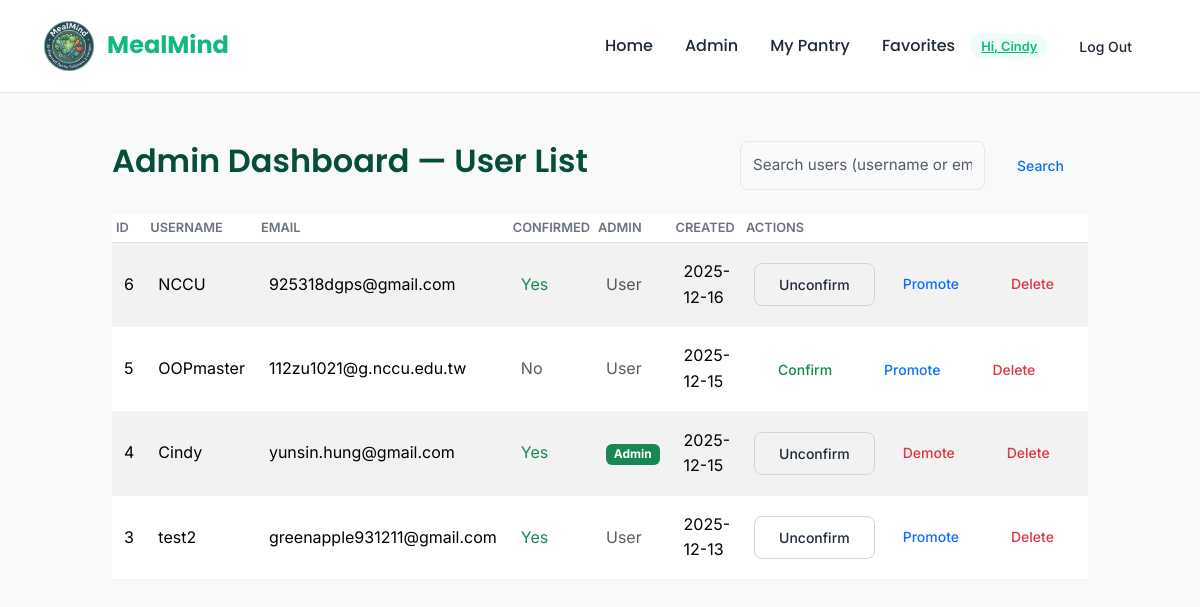
The page /admin (signed in) on the database as committed earlier.
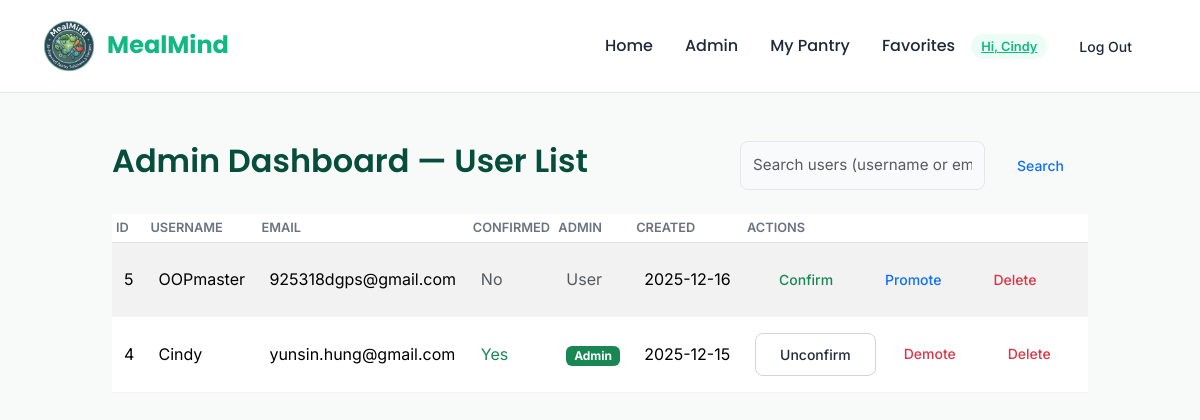
The same page on the database as committed later.
### app/models.py (models this page shows, shortened)
class User(UserMixin, db.Model):
    __tablename__ = "users"
    id = db.Column(db.Integer, primary_key=True)
    username = db.Column(db.String(150), unique=True, nullable=False)
    email = db.Column(db.String, unique=True, nullable=False)
    password = db.Column(db.String, nullable=False)
    created_on = db.Column(db.DateTime, nullable=False)
    is_admin = db.Column(db.Boolean, nullable=False, default=False)
    is_confirmed = db.Column(db.Boolean, nullable=False, default=False)
    confirmed_on = db.Column(db.DateTime, nullable=True)
    allergies = db.Column(db.JSON, nullable=True)

### app/routes.py (the view)
@routes_bp.route('/admin')
@login_required
def admin_dashboard():
    if not getattr(current_user, 'is_admin', False):
        abort(403)
    from .models import User
    q = request.args.get('q', '').strip()
    users_query = User.query.order_by(User.created_on.desc())
    if q:
        users_query = users_query.filter((User.username.ilike(f"%{q}%")) | (User.email.ilike(f"%{q}%")))
    users = users_query.all()
    return render_template('admin_dashboard.html', users=users, q=q)

### app/__init__.py (called while the page is built)
def create_app(config_class=None):
    if config_class is None:
        if os.getenv('VERCEL') or os.getenv('FLASK_ENV') == 'production':
            config_class = ProductionConfig
        else:
            config_class = DevelopmentConfig
    app = Flask(__name__, template_folder='templates', static_folder='static')
    CORS(app)
    app.config.from_object(config_class)
    db.init_app(app)
    login_manager = LoginManager()
    login_manager.login_view = 'routes.login'
    login_manager.init_app(app)
    from .models import User
    @login_manager.user_loader
    def load_user(user_id):
        return User.query.get(int(user_id))
    mail = Mail()
    mail.init_app(app)
    import app as _app
    _app.mail = mail
    from .routes import routes_bp
    app.register_blueprint(routes_bp)
    return app

### app/templates/admin_dashboard.html (shortened to what this page needs)
{% extends 'home/base.html' %}
{% block content %}
<div class="d-flex justify-content-between align-items-center mb-4">
    <h2>Admin Dashboard — User List</h2>
    <form class="d-flex" method="get" action="{{ url_for('routes.admin_dashboard') }}">
        <input name="q" class="form-control form-control-sm me-2" placeholder="Search users (username or email)" value="{{ q }}">
        <button class="btn btn-sm btn-outline-primary" type="submit">Search</button>
    </form>
</div>
<div class="table-responsive">
    <table class="table table-sm table-striped align-middle">
        <thead>
            <tr>
                <th>ID</th>
                <th>Username</th>
                <th>Email</th>
                <th>Confirmed</th>
                <th>Admin</th>
                <th>Created</th>
                <th>Actions</th>
            </tr>
        </thead>
        <tbody>
            {% for u in users %}
            <tr>
                <td>{{ u.id }}</td>
                <td>{{ u.username }}</td>
                <td>{{ u.email }}</td>
                <td>{% if u.is_confirmed %}<span class="text-success">Yes</span>{% else %}<span class="text-muted">No</span>{% endif %}</td>
                <td>{% if u.is_admin %}<span class="badge bg-success">Admin</span>{% else %}<span class="text-muted">User</span>{% endif %}</td>
                <td>{{ u.created_on.strftime('%Y-%m-%d') if u.created_on else '' }}</td>
                <td>
                    <div class="d-flex gap-1">
                        <form method="post" action="{{ url_for('routes.admin_user_action', user_id=u.id) }}">
                            <button class="btn btn-sm btn-outline-{{ 'secondary' if u.is_confirmed else 'success' }}" type="submit">{{ 'Unconfirm' if u.is_confirmed else 'Confirm' }}</button>
                        </form>
                        <form method="post" action="{{ url_for('routes.admin_user_action', user_id=u.id) }}">
                            <button class="btn btn-sm btn-outline-{{ 'danger' if u.is_admin else 'primary' }}" type="submit">{{ 'Demote' if u.is_admin else 'Promote' }}</button>
                        </form>
                        <form method="post" action="{{ url_for('routes.admin_user_action', user_id=u.id) }}" onsubmit="return confirm('確定要刪除此使用者嗎？');">
                            <button class="btn btn-sm btn-outline-danger" type="submit">Delete</button>
                        </form>
                    </div>
                </td>
            </tr>
            {% endfor %}
        </tbody>
    </table>
</div>
{% endblock %}

### app/templates/home/base.html (shortened to what this page needs)
<!DOCTYPE html>
<html lang="en">
<head>
    <link href="https://cdn.jsdelivr.net/npm/bootstrap@5.3.2/dist/css/bootstrap.min.css" rel="stylesheet">
    <link rel="stylesheet" href="https://cdnjs.cloudflare.com/ajax/libs/font-awesome/6.4.0/css/all.min.css">
    <link rel="stylesheet" href="{{ url_for('static', filename='style.css') }}">
</head>
<body>
<nav class="navbar navbar-expand-lg sticky-top">
    <div class="container-fluid">
        <a class="navbar-brand" href="{{ url_for('routes.index') }}" style="font-family:'Poppins', sans-serif; color: #10b981; font-weight:700; font-size: 1.5rem;">
            <img src="{{ url_for('static', filename='images/logo.png') }}" class="nav-icon-img" alt="Icon">
            MealMind
        </a>
        <div class="collapse navbar-collapse justify-content-end" id="navbarNav">
            <ul class="navbar-nav align-items-center">
                <li class="nav-item">
                    <a class="nav-link" href="{{ url_for('routes.index') }}">Home</a>
                </li>
                {% if current_user.is_authenticated and current_user.is_admin %}
                    <li class="nav-item">
                        <a class="nav-link" href="{{ url_for('routes.admin_dashboard') }}">Admin</a>
                    </li>
                {% endif %}
                {% if current_user.is_authenticated %}
                    <li class="nav-item">
                        <a class="nav-link" href="{{ url_for('routes.pantry') }}">My Pantry</a>
                    </li>
                    <li class="nav-item">
                        <a class="nav-link" href="{{ url_for('routes.favorites') }}">Favorites</a>
                    </li>
                    <li class="nav-item ms-2">
                        <a class="badge-custom" href="{{ url_for('routes.profile') }}">Hi, {{ current_user.username }}</a>
                    </li>
                    <li class="nav-item ms-2">
                        <a class="btn btn-sm btn-outline-secondary" href="{{ url_for('routes.logout') }}" style="border:none;">Log Out</a>
                    </li>
                {% endif %}
            </ul>
        </div>
    </div>
</nav>
<main class="py-5">
     <div class="container">
    {% block content %}{% endblock %}
    </div>
</main>
</body>
</html>

### app/static/style.css (style rules this page uses)
:root { --primary-green: #10b981; --hover-green: #059669; --bg-color: #f8faf9; --text-main: #1f2937; --text-muted: #6b7280; --card-bg: #ffffff; --border-radius: 12px; }
body { font-family: 'Inter', sans-serif; background-color: var(--bg-color); color: var(--text-main); line-height: 1.6; }
h1, h2, h3, h4, h5 { font-family: 'Poppins', sans-serif; color: #064e3b; font-weight: 600; }
.navbar { background-color: var(--card-bg) !important; border-bottom: 1px solid #e5e7eb; padding: 1rem 2rem; }
.nav-link { font-family: 'Poppins', sans-serif; font-weight: 500; color: var(--text-main) !important; margin-left: 1rem; transition: color 0.2s; }
.nav-icon-img { width: 50px; height: 50px; object-fit: contain; margin-right: 8px; vertical-align: middle; }
.container { max-width: 1000px; margin: 0 auto; }
.form-control, .form-select, .pro-input { background-color: #f9fafb; border: 1px solid #e5e7eb; border-radius: 8px; padding: 12px; font-size: 0.95rem; color: var(--text-main); box-shadow: none !important; }
.btn { display: inline-flex; justify-content: center; align-items: center; text-align: center; border-radius: 8px; padding: 10px 24px; font-weight: 500; border: none; box-shadow: none; transition: background-color 0.2s; }
.btn-outline-secondary { border: 1px solid #d1d5db; color: var(--text-main); }
.table { margin-bottom: 0; }
.table th { font-size: 0.8rem; text-transform: uppercase; color: var(--text-muted); border-bottom-width: 1px; font-weight: 600; }
.table td { vertical-align: middle; padding: 1rem 0.75rem; border-bottom: 1px solid #f3f4f6; }
.badge-custom { background-color: #ecfdf5; color: var(--primary-green); padding: 5px 10px; border-radius: 20px; font-size: 0.8rem; font-weight: 600; }

Rows that differ between the two databases and show on the page:
removed User: id "6", username "NCCU", email "925318dgps@gmail.com", shows "Yes", shows "User", created_on "2025-12-16", is_confirmed "Unconfirm", is_admin "Promote"
removed User: id "3", username "test2", email "greenapple931211@gmail.com", shows "Yes", shows "User", created_on "2025-12-13", is_confirmed "Unconfirm", is_admin "Promote"
changed User "OOPmaster": email "112zu1021@g.nccu.edu.tw" → "925318dgps@gmail.com"; created_on "2025-12-15" → "2025-12-16"
